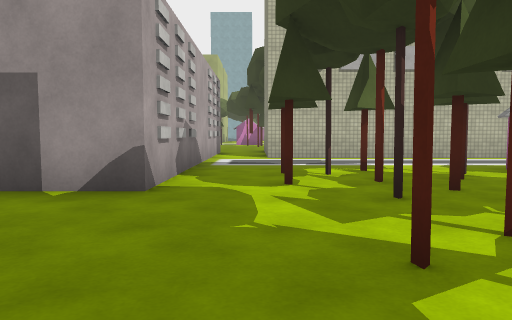
[1] (above)

24 first-person views from a walk through a scene from a Unity 3-D project. The camera is 1.2 m above the floor, tilts 4° down and sees 70° across. The floor is counted in squares, 2 m on a side. Each view is taken from the middle of a square. On the plan, view 1 faces up. The plan holds only what a view shows up to about 10 squares ahead; the rest is blank. The place goes on beyond the plan. Some surface patterns are stand-ins.

[2]
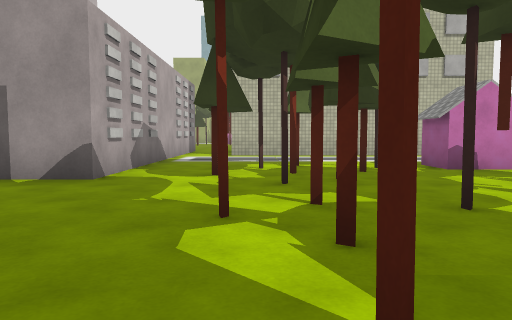

[3]
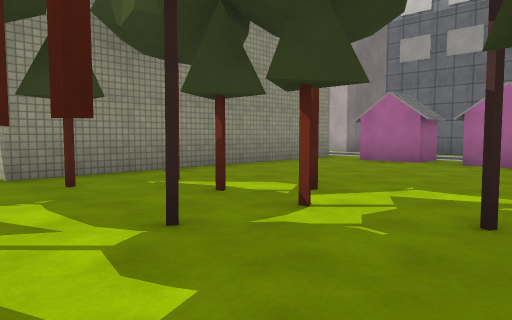

[4]
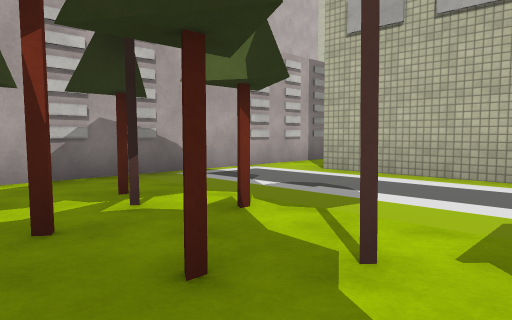

[5]
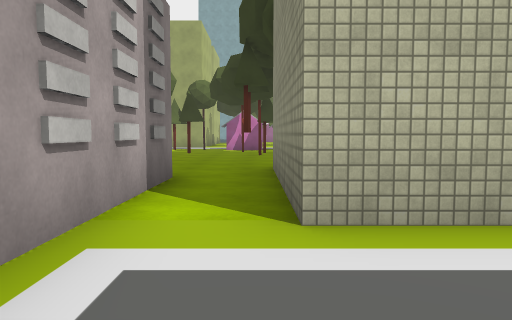

[6]
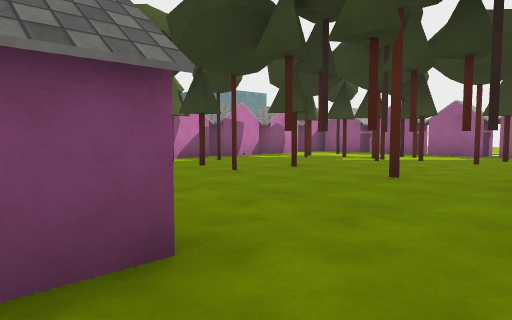

[7]
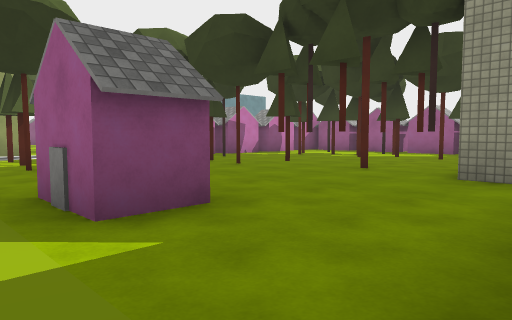

[8]
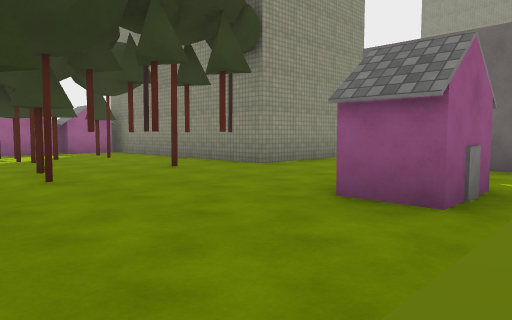

[9]
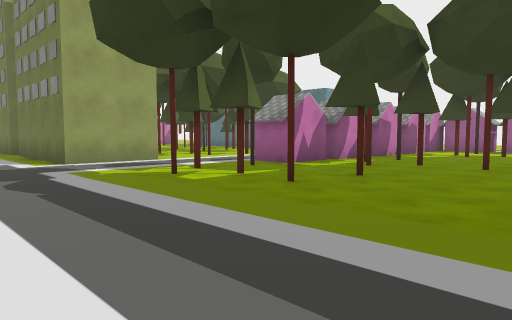

[10]
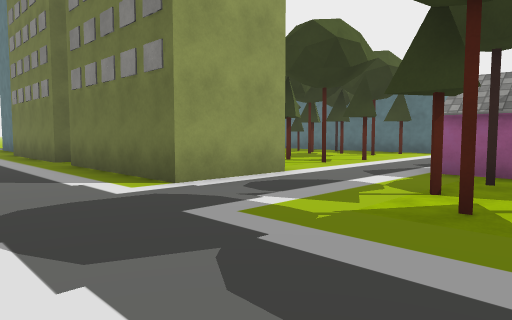

[11]
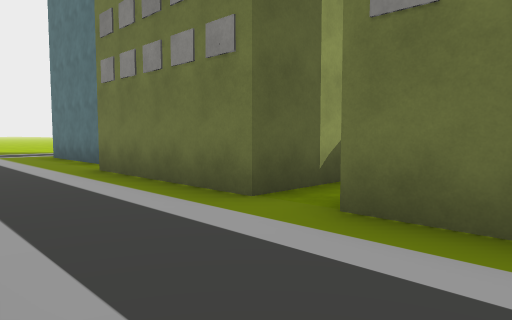

[12]
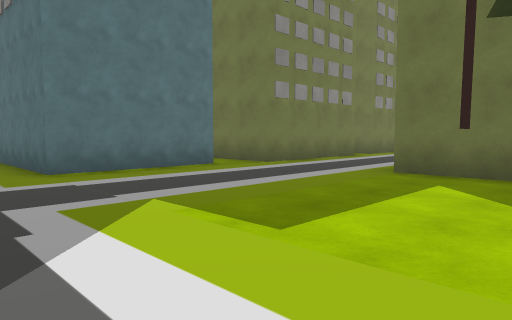

[13]
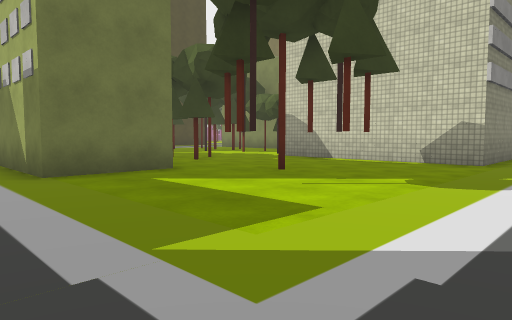

[14]
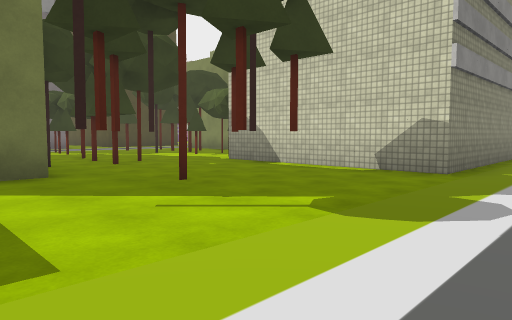

[15]
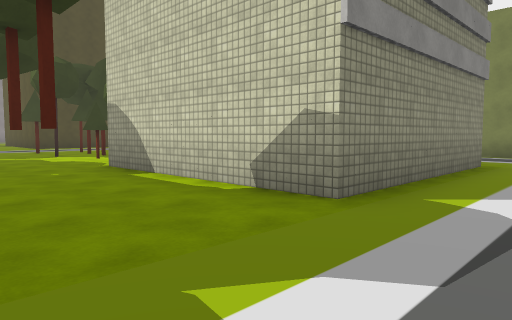

[16]
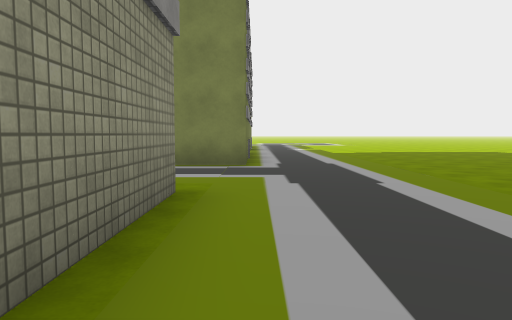

[17]
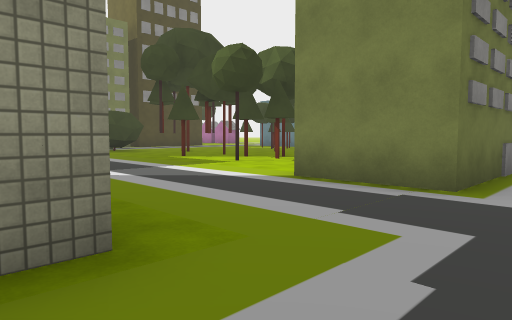

[18]
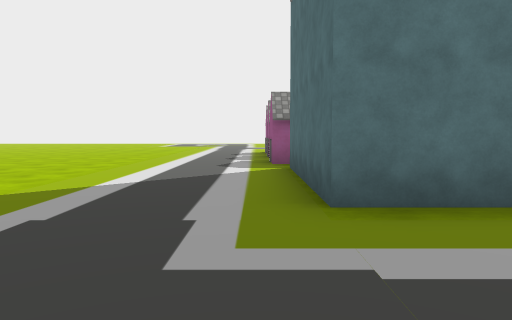

[19]
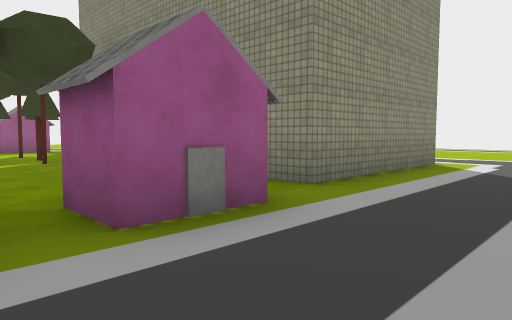

[20]
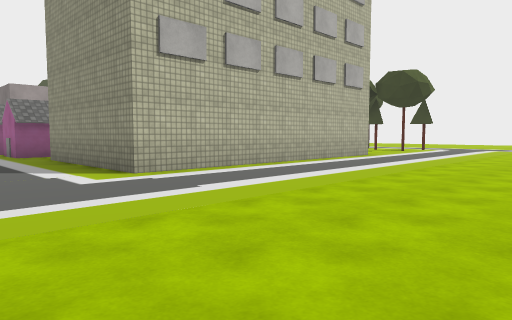

[21]
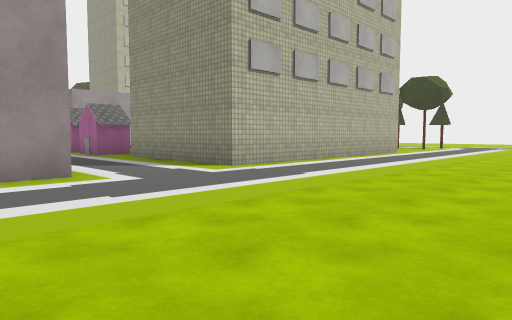

[22]
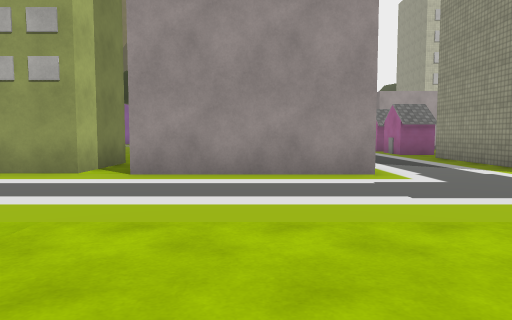

[23]
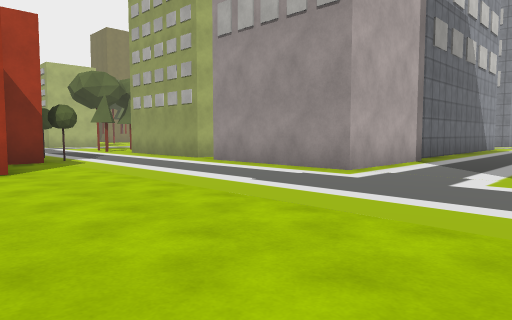

[24]
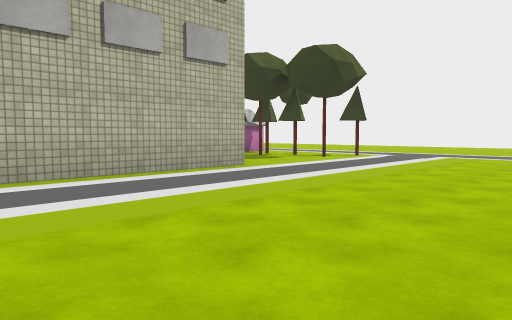

### Floor plan
Points are (right, up) in squares from view 1. A wall is a line through its corners. A room is listed if a view was taken in it or the views show most of it. See-through windows are left out.
Room 1 (views 1, 2, 3, 4, 5)
walls: (-3.8, 2.7) (-3.8, 1.7); (-3.8, 1) (-3.8, -0.3); (4.1, 9.4) (0.3, 9.4) (0.3, 12.5); (-3.4, -1.6) (3, -1.6); (-1.2, 12.1) (-1.2, 3.8) (-2.8, 3.8)
ways out: opening at (-4, -1) to room 2; opening at (0, 13) to room 2
objects: cone (0, 4); cone (0, 6); cone (1, 0); cone (1, 1); cone (1, 2); cone (1, 3); cone (1, 5); cone (2, 2); cone (2, 4); cone (2, 6); cone (3, 0); cone (3, 2); cone (3, 5); cone (3, 6); cone (4, 0); cone (4, 3)
Room 2 (views 6, 7, 8, 9, 10, 11, 12, 13, 14, 15, 16, 17, 18, 19, 20, 21, 22, 23, 24)
walls: (-3.9, 12.1) (-3.4, 12.1); (-3, 14.5) (-4, 14.5) (-4, 15.9) (-3, 15.9); (-7.5, -0.2) (-7.5, -1.6); (0.3, 12.5) (0.3, 13.5) (3.5, 13.5); (-3.8, -0.3) (-4.8, -0.3) (-4.8, 1); (-7.2, -2.4) (-7.2, -5.6) (-11, -5.6); (-11.7, -5.4) (-13, -5.4); (-2.4, 23.9) (-4.5, 23.9) (-4.5, 27.6); (3, -1.6) (3, -2); (2.1, 20.8) (-1.1, 20.8) (-1.1, 22); (-12.4, -8.8) (-12.4, -9.5); (3, -5.7) (-4.4, -5.7) (-4.4, -1.6) (-3.4, -1.6); (-2.9, 28.5) (-4.5, 28.5) (-4.5, 32.2) (-2.6, 32.2); (-9.5, 32.4) (-7.5, 32.4) (-7.5, 29.6); (-4, 33.2) (-4, 36.4) (-0.4, 36.4); (-18.9, 36.2) (-13.9, 36.2) (-13.9, 31.1); (0.3, 36.2) (0.3, 36.7); (-23.5, 36.8) (-22.2, 36.8)
ways out: opening at (-4, -1) to room 1; opening at (0, 13) to room 1; opening at (-20.5, 35.5); opening at (-3.5, 28); opening at (-3.5, 33); opening at (-1.5, 23); opening at (0, 37.5); gap at (-10, 30)
objects: cone (-15, -8); cone (-15, 29); cone (-15, 30); cone (-14, 27); cone (-13, -8); cone (-12, 30); cone (-12, 34); cone (-12, 35); cone (-11, 28); cone (-11, 30); cone (-11, 31); cone (-11, 33); cone (-11, 35); cone (-10, 31); cone (-10, 33); cone (-10, 34); cone (-9, 35); cone (-4, 21); cone (-3, 19); cone (-3, 20); cone (-3, 21); cone (-2, 19); cone (-2, 21); cone (0, 15); cone (0, 16); cone (0, 18); cone (0, 19); cone (0, 20); cone (1, 17); cone (1, 20); cone (2, 15); cone (3, 16); cone (4, 15); cone (4, 16); cone (4, 17); cone (4, 18); cone (4, 19)

Positions as (right, up) in squares from view 1, and headings:
1: (0, 0), facing up
2: (1, -1), facing up
3: (4, 4), facing down-left
4: (4, 4), facing up-left
5: (0, 7), facing up
6: (-4, 13), facing up-right
7: (-5, 12), facing up-right
8: (-5, 19), facing down-right
9: (-7, 16), facing up-right
10: (-7, 20), facing up-right
11: (-7, 26), facing up-right
12: (-10, 38), facing down-right
13: (-6, 38), facing down-left
14: (-8, 38), facing down-left
15: (-11, 38), facing down-left
16: (-15, 37), facing left
17: (-18, 38), facing down-left
18: (-7, 37), facing right
19: (-7, 2), facing down-right
20: (-7, -11), facing up-right
21: (-9, -11), facing up-right
22: (-9, -11), facing up
23: (-4, -11), facing up-left
24: (-2, -11), facing up-right
